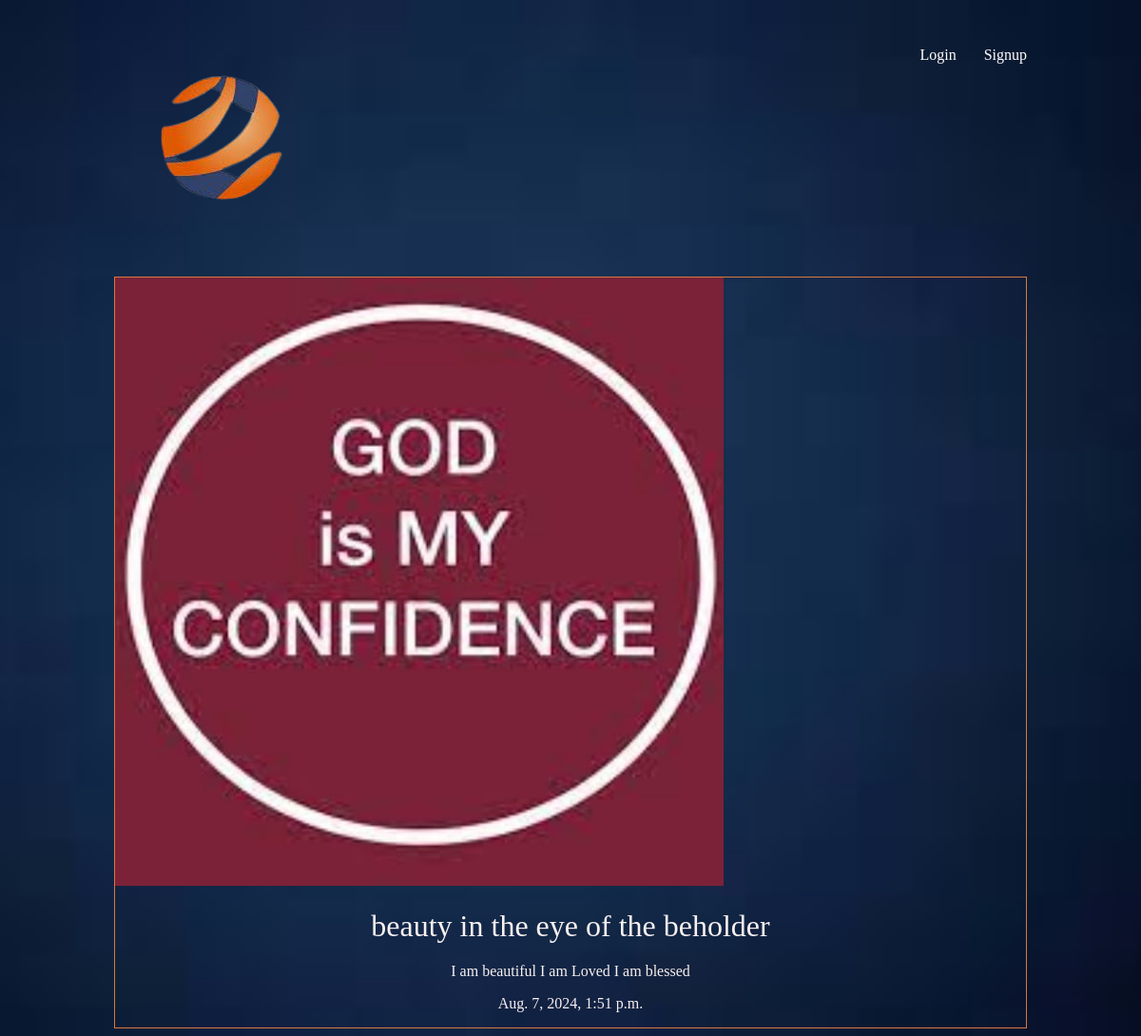
The app's page /telegram_bot/beauty-ful/ with its own data.
### telegram_bot/models.py (models this page shows, shortened)
class Article(models.Model):
    title = models.CharField(max_length =100)
    slug = models.SlugField()
    body = models.TextField()
    date = models.DateTimeField(auto_now_add = True)
    thumb = models.ImageField(default = "default.png", blank = True)
    author = models.ForeignKey(User,on_delete=models.CASCADE,default=None)

### telegram_bot/views.py (the view)
# urls.py: re_path(r'^(?P<slug>[\w-]+)/$',views.articles_detail,name='detail'),
def articles_detail(request,slug):
    article = Article.objects.get(slug = slug)
    return render(request, "hello/articles_detail.html",{"article":article})

### telegram_bot/templates/hello/articles_detail.html
{% extends 'base_layout.html' %}
{% block content %}
<div class = "article-detail">
<div class = "article">
    <img src="{{article.thumb.url}}"/>
<h2>{{article.title}}</h2>
<p>{{article.body}}</p>
<p>{{article.date}}</p>
</div>
</div>
{% endblock %}

### my_first_bot/mystaticfiles/styles.css (style rules this page uses)
body { background-color: #0f120f; background-image: url('blue.png'); background-size: cover; background-position: center; font-family: Ubuntu ; color: #f7f0f0; }
h1,h2,h3,h4,h5 { font-weight: normal; margin:0; }
div.wrapper h2 { text-align:center; margin: 100px auto; font-size: 2em; }
.article { padding:10px; border: 1px solid #D67940; position: relative; padding-bottom:40px; }
.article h2 { font-size:2em; }
.article-detail .article { padding:0; }
.article-detail .article img { max-width:100%; }
.article-detail .article h2 { text-align: center; margin: 20px auto; font-size:2em; }
.article-detail .article p { text-align:center; }

### records on screen
Article: thumb (picture), title "beauty in the eye of the beholder", body "I am beautiful I am Loved I am blessed", date "Aug. 7, 2024, 1:51 p.m."
